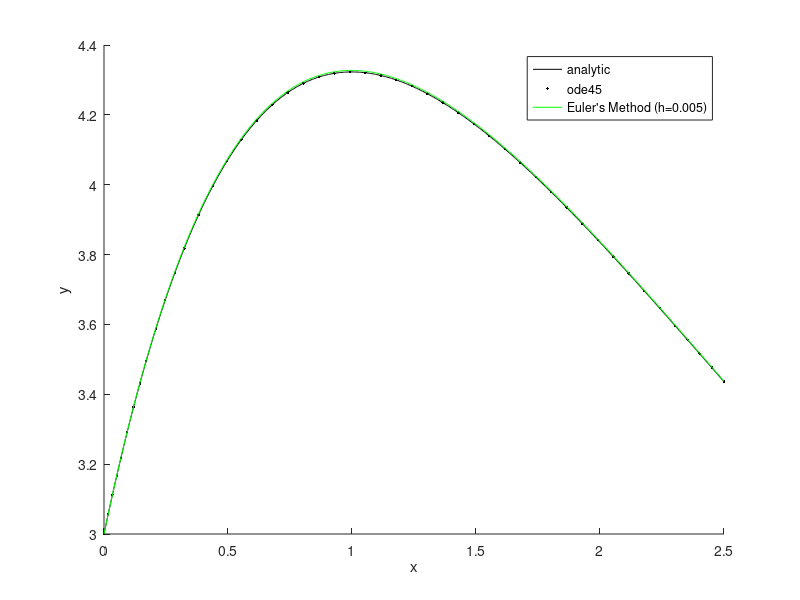

Reproduce this figure in MATLAB.
% Example of using Euler's Method

% Define ODE
f_dydx = @(x, y) -1.2*y + 7*exp(-0.3*x);
h = 0.005;
x = 0:h:2.5;
drl = length(x);
y0 = 3; % At x=0.

% Assuming y(x=0) = 3
y_exact = 70.0/9*exp(-0.3*x) - 43.0/9*exp(-1.2*x);

% MATLAB Solver: ode45
[x_ode45, y_ode45] = ode45(f_dydx, [x(1) x(end)], y0);

% Euler's Method: Own Implementation
% y(k) = y(k-1) + f(x(k-1), y(k-1))*h

y_eul = nan*zeros(drl, 1);
y_eul(1) = y0;
for k=2:drl
    y_eul(k) = y_eul(k-1) + f_dydx(x(k-1), y_eul(k-1))*h;
end

% Plot results.
figure;
hold on;
plot(x, y_exact, 'k-');
plot(x_ode45, y_ode45, 'k.');
plot(x, y_eul, 'g-');
legend('analytic', 'ode45', sprintf("Euler's Method (h=%g)", h));
xlabel('x'); ylabel('y');





